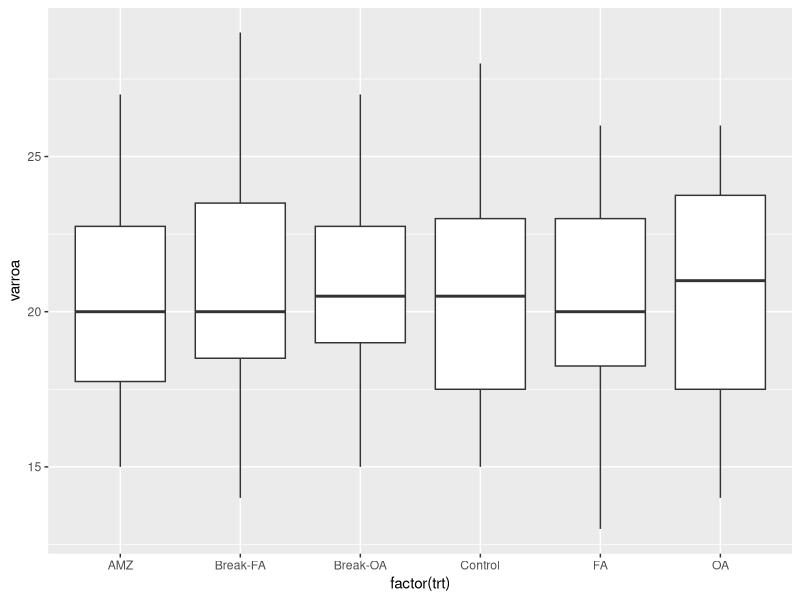
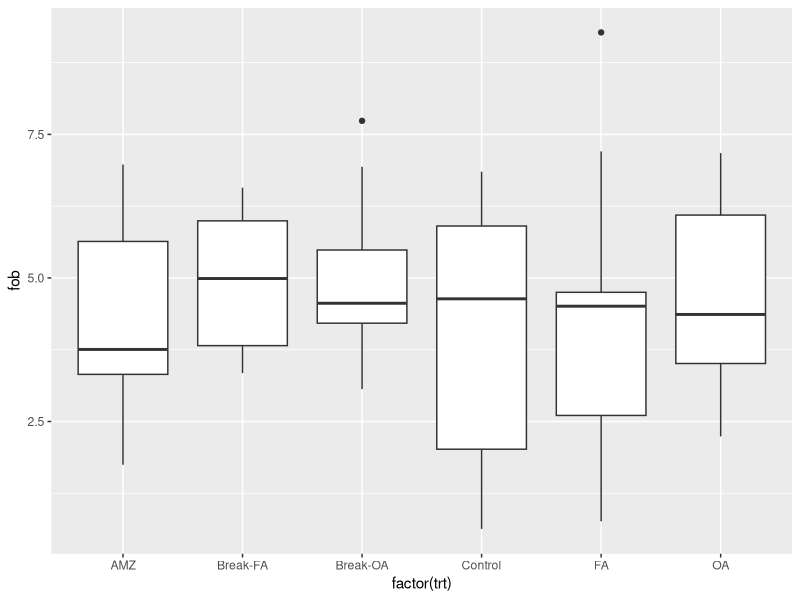

R code for these plots, in order:
## ---- chunk 1
library(tidyverse)
## ---- chunk 2
set.seed(10)
fob <- rnorm(60, mean = 5, sd = 2)
set.seed(10)
varroa <- rpois(60, lambda = 20)

datum <- data.frame(fob, varroa)

datum <- datum %>% arrange(desc(varroa))
stratum <- c(rep(1,6),rep(2,6),rep(3,6),rep(4,6),rep(5,6),rep(6,6),rep(7,6),rep(8,6),rep(9,6),rep(10,6))
datum2 <- cbind(datum, stratum)

datum2
## ---- chunk 3
x = c("Control", "Break-OA", "Break-FA", "FA", "OA", "AMZ")

set.seed(10)
trt <- c(
  sample(x, 6), 
  sample(x, 6), 
  sample(x, 6), 
  sample(x, 6), 
  sample(x, 6),
  sample(x, 6),
  sample(x, 6),
  sample(x, 6),
  sample(x, 6),
  sample(x, 6)
  )

trt
## ---- chunk 4
datum3 <- cbind(datum2, trt)

datum3
## ---- chunk 5
datum3 %>% 
  ggplot(aes(x=factor(trt), y=varroa)) +
  geom_boxplot()


datum3 %>% 
  ggplot(aes(x=factor(trt), y=fob)) +
  geom_boxplot()
